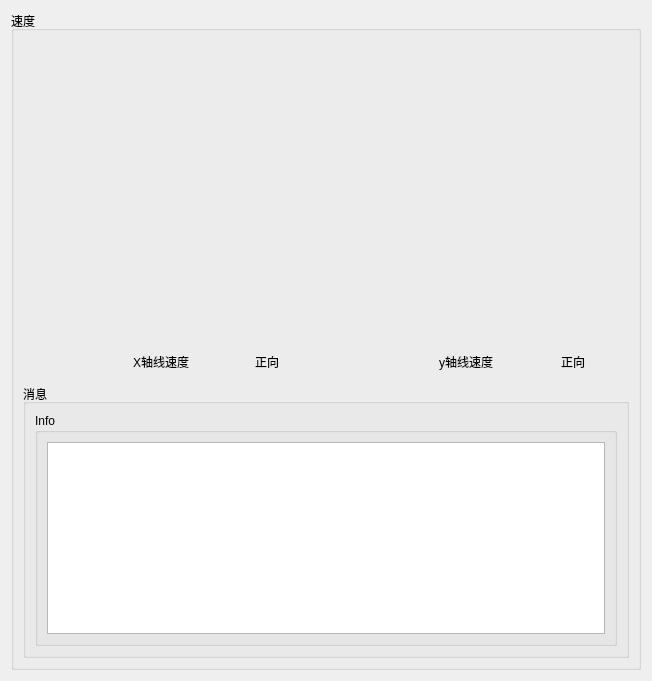
          <widget class="QWidget" name="tab_status">
           <attribute name="title">
            <string>暂留</string>
           </attribute>
           <layout class="QVBoxLayout" name="verticalLayout_13">
            <item>
             <widget class="QGroupBox" name="groupBox_2">
              <property name="minimumSize">
               <size>
                <width>200</width>
                <height>200</height>
               </size>
              </property>
              <property name="title">
               <string>速度</string>
              </property>
              <layout class="QVBoxLayout" name="verticalLayout_12">
               <item>
                <layout class="QVBoxLayout" name="verticalLayout_4">
                 <item>
                  <layout class="QGridLayout" name="gridLayout_2">
                   <item row="0" column="0">
                    <layout class="QVBoxLayout" name="verticalLayout">
                     <item>
                      <widget class="QWidget" name="widget_speed_x" native="true">
                       <property name="minimumSize">
                        <size>
                         <width>300</width>
                         <height>300</height>
                        </size>
                       </property>
                       <property name="maximumSize">
                        <size>
                         <width>300</width>
                         <height>300</height>
                        </size>
                       </property>
                      </widget>
                     </item>
                     <item>
                      <layout class="QHBoxLayout" name="horizontalLayout">
                       <item>
                        <widget class="QLabel" name="label_7">
                         <property name="minimumSize">
                          <size>
                           <width>32</width>
                           <height>32</height>
                          </size>
                         </property>
                         <property name="maximumSize">
                          <size>
                           <width>32</width>
                           <height>32</height>
                          </size>
                         </property>
                         <property name="text">
                          <string/>
                         </property>
                         <property name="pixmap">
                          <pixmap resource="../resources/images.qrc">:/images/speed.png</pixmap>
                         </property>
                        </widget>
                       </item>
                       <item>
                        <widget class="QLabel" name="label_4">
                         <property name="maximumSize">
                          <size>
                           <width>80</width>
                           <height>30</height>
                          </size>
                         </property>
                         <property name="text">
                          <string>X轴线速度</string>
                         </property>
                        </widget>
                       </item>
                       <item>
                        <widget class="QLabel" name="label_dir_x">
                         <property name="maximumSize">
                          <size>
                           <width>30</width>
                           <height>30</height>
                          </size>
                         </property>
                         <property name="text">
                          <string>正向</string>
                         </property>
                        </widget>
                       </item>
                      </layout>
                     </item>
                    </layout>
                   </item>
                   <item row="0" column="1">
                    <layout class="QVBoxLayout" name="verticalLayout_3">
                     <item>
                      <widget class="QWidget" name="widget_speed_y" native="true">
                       <property name="minimumSize">
                        <size>
                         <width>300</width>
                         <height>300</height>
                        </size>
                       </property>
                       <property name="maximumSize">
                        <size>
                         <width>16777215</width>
                         <height>16777215</height>
                        </size>
                       </property>
                      </widget>
                     </item>
                     <item>
                      <layout class="QHBoxLayout" name="horizontalLayout_2">
                       <item>
                        <widget class="QLabel" name="label_8">
                         <property name="minimumSize">
                          <size>
                           <width>32</width>
                           <height>32</height>
                          </size>
                         </property>
                         <property name="maximumSize">
                          <size>
                           <width>32</width>
                           <height>32</height>
                          </size>
                         </property>
                         <property name="text">
                          <string/>
                         </property>
                         <property name="pixmap">
                          <pixmap resource="../resources/images.qrc">:/images/speed.png</pixmap>
                         </property>
                        </widget>
                       </item>
                       <item>
                        <widget class="QLabel" name="label_5">
                         <property name="maximumSize">
                          <size>
                           <width>80</width>
                           <height>30</height>
                          </size>
                         </property>
                         <property name="text">
                          <string>y轴线速度</string>
                         </property>
                        </widget>
                       </item>
                       <item>
                        <widget class="QLabel" name="label_dir_y">
                         <property name="maximumSize">
                          <size>
                           <width>30</width>
                           <height>30</height>
                          </size>
                         </property>
                         <property name="text">
                          <string>正向</string>
                         </property>
                        </widget>
                       </item>
                      </layout>
                     </item>
                    </layout>
                   </item>
                  </layout>
                 </item>
                 <item>
                  <widget class="QGroupBox" name="groupBox_12">
                   <property name="sizePolicy">
                    <sizepolicy hsizetype="MinimumExpanding" vsizetype="Preferred">
                     <horstretch>0</horstretch>
                     <verstretch>0</verstretch>
                    </sizepolicy>
                   </property>
                   <property name="minimumSize">
                    <size>
                     <width>300</width>
                     <height>0</height>
                    </size>
                   </property>
                   <property name="title">
                    <string>消息</string>
                   </property>
                   <layout class="QHBoxLayout" name="horizontalLayout_14">
                    <item>
                     <layout class="QHBoxLayout" name="horizontalLayout_7">
                      <item>
                       <widget class="QGroupBox" name="groupBox_4">
                        <property name="maximumSize">
                         <size>
                          <width>16777215</width>
                          <height>16777215</height>
                         </size>
                        </property>
                        <property name="title">
                         <string>Info</string>
                        </property>
                        <layout class="QGridLayout" name="gridLayout_8">
                         <item row="0" column="0">
                          <widget class="QListView" name="view_logging">
                           <property name="minimumSize">
                            <size>
                             <width>300</width>
                             <height>0</height>
                            </size>
                           </property>
                           <property name="maximumSize">
                            <size>
                             <width>12312312</width>
                             <height>12312312</height>
                            </size>
                           </property>
                          </widget>
                         </item>
                        </layout>
                       </widget>
                      </item>
                     </layout>
                    </item>
                   </layout>
                  </widget>
                 </item>
                </layout>
               </item>
              </layout>
             </widget>
            </item>
           </layout>
          </widget>
